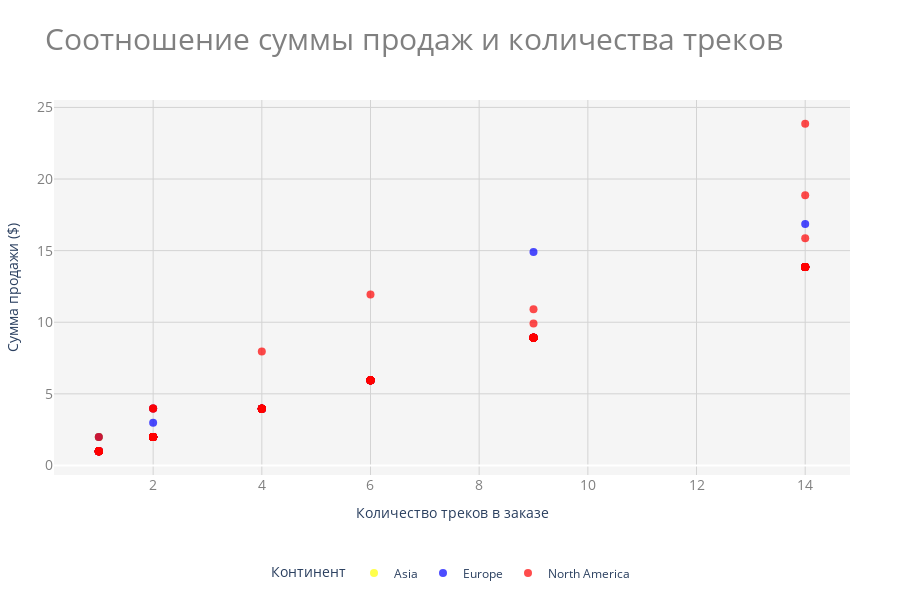

Source (notebook cell):
### Code cell
# 5 exercise
fig.update_layout(
    title={
        'text': "Соотношение суммы продаж и количества треков",
        'font': {
            'size': 30,
            'color': 'gray'
        }
    },
    plot_bgcolor='rgba(245,245,245,1)',
    margin=dict(l=50, r=50, b=50, t=100),
    xaxis=dict(
        title='Количество треков в заказе',
        title_font=dict(size=14),
        gridcolor='lightgray',
        tickfont=dict(
            size=14,
            color='gray'
        )
    ),
    yaxis=dict(
        title='Сумма продажи ($)',
        title_font=dict(size=14),
        gridcolor='lightgray',
        tickfont=dict(
            size=14,
            color='gray'
        )
    ),
    legend=dict(
        title='Континент',
        orientation="h",
        yanchor="bottom",
        y=-0.3,
        xanchor="center",
        x=0.5
    )
)

### Figure 1 — Plotly figure (JSON) as saved in the notebook; plotly's stock layout.template omitted (floating-point values rounded to 4 significant figures; data arrays with more than 128 entries replaced by an {"elided": "..."} marker saying what was removed)
{"data": [{"customdata": [["India"], ["India"], ["India"], ["India"], ["India"], ["India"], ["India"], ["India"], ["India"], ["India"], ["India"], ["India"], ["India"]], "hovertemplate": "Континент=Asia<br>Количество треков в заказе=%{x}<br>Сумма продажи ($)=%{y}<br>country=%{customdata[0]}<extra></extra>", "legendgroup": "Asia", "marker": {"color": "yellow", "opacity": 0.7, "size": 8, "symbol": "circle"}, "mode": "markers", "name": "Asia", "orientation": "v", "showlegend": true, "type": "scatter", "x": [2, 2, 9, 14, 1, 4, 1, 14, 6, 9, 6, 2, 4], "xaxis": "x", "y": [1.98, 1.98, 8.91, 13.86, 1.99, 3.96, 1.99, 13.86, 5.94, 8.91, 5.94, 1.98, 3.96], "yaxis": "y"}, {"customdata": [["Germany"], ["Germany"], ["Germany"], ["France"], ["Germany"], ["Germany"], ["Germany"], ["France"], ["France"], ["France"], ["Germany"], ["Germany"], ["France"], ["Germany"], ["France"], ["France"], ["Germany"], ["Germany"], ["Germany"], ["France"], ["France"], ["France"], ["France"], ["Germany"], ["Germany"], ["Germany"], ["France"], ["France"], ["France"], ["France"], ["France"], ["Germany"], ["Germany"], ["France"], ["France"], ["France"], ["France"], ["Germany"], ["France"], ["France"], ["Germany"], ["France"], ["France"], ["Germany"], ["France"], ["France"], ["France"], ["Germany"], ["Germany"], ["France"], ["Germany"], ["France"], ["France"], ["Germany"], ["Germany"], ["Germany"], ["France"], ["France"], ["Germany"], ["France"], ["Germany"], ["France"], ["France"]], "hovertemplate": "Континент=Europe<br>Количество треков в заказе=%{x}<br>Сумма продажи ($)=%{y}<br>country=%{customdata[0]}<extra></extra>", "legendgroup": "Europe", "marker": {"color": "blue", "opacity": 0.7, "size": 8, "symbol": "circle"}, "mode": "markers", "name": "Europe", "orientation": "v", "showlegend": true, "type": "scatter", "x": [4, 14, 6, 14, 14, 2, 9, 4, 14, 2, 1, 2, 1, 1, 2, 4, 1, 4, 6, 6, 9, 4, 2, 2, 9, 2, 2, 6, 2, 2, 6, 6, 2, 2, 9, 2, 2, 2, 1, 4, 9, 2, 9, 4, 4, 1, 9, 2, 14, 1, 9, 14, 1, 6, 2, 4, 14, 6, 14, 6, 1, 14, 9], "xaxis": "x", "y": [3.96, 13.86, 5.94, 13.86, 13.86, 1.98, 8.91, 3.96, 13.86, 3.98, 0.99, 1.98, 0.99, 0.99, 1.98, 3.96, 0.99, 3.96, 5.94, 5.94, 8.91, 3.96, 1.98, 1.98, 14.91, 1.98, 1.98, 5.94, 2.98, 1.98, 5.94, 5.94, 1.98, 1.98, 8.91, 1.98, 1.98, 1.98, 1.99, 3.96, 8.91, 1.98, 8.91, 3.96, 3.96, 0.99, 8.91, 1.98, 13.86, 0.99, 8.91, 13.86, 0.99, 5.94, 1.98, 3.96, 16.86, 5.94, 13.86, 5.94, 0.99, 13.86, 8.91], "yaxis": "y"}, {"customdata": {"elided": "147x1 str values"}, "hovertemplate": "Континент=North America<br>Количество треков в заказе=%{x}<br>Сумма продажи ($)=%{y}<br>country=%{customdata[0]}<extra></extra>", "legendgroup": "North America", "marker": {"color": "red", "opacity": 0.7, "size": 8, "symbol": "circle"}, "mode": "markers", "name": "North America", "orientation": "v", "showlegend": true, "type": "scatter", "x": {"elided": "147 int values"}, "xaxis": "x", "y": {"elided": "147 float values"}, "yaxis": "y"}], "layout": {"height": 600, "legend": {"orientation": "h", "title": {"text": "Континент"}, "tracegroupgap": 0, "x": 0.5, "xanchor": "center", "y": -0.3, "yanchor": "bottom"}, "margin": {"b": 50, "l": 50, "r": 50, "t": 100}, "plot_bgcolor": "rgba(245,245,245,1)", "title": {"font": {"color": "gray", "size": 30}, "text": "Соотношение суммы продаж и количества треков"}, "xaxis": {"anchor": "y", "domain": [0, 1], "gridcolor": "lightgray", "tickfont": {"color": "gray", "size": 14}, "title": {"font": {"size": 14}, "text": "Количество треков в заказе"}}, "yaxis": {"anchor": "x", "domain": [0, 1], "gridcolor": "lightgray", "tickfont": {"color": "gray", "size": 14}, "title": {"font": {"size": 14}, "text": "Сумма продажи ($)"}}}}
